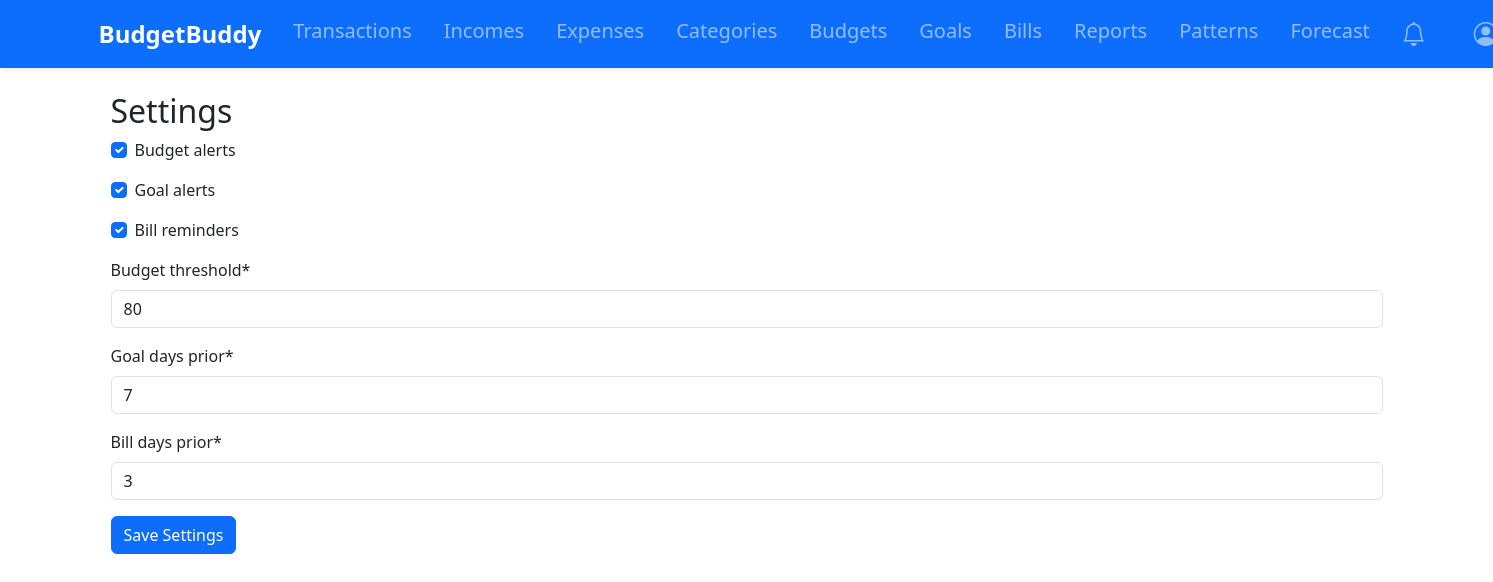
Page /settings/ (signed in) on the committed database.
### tracker/models.py (models this page shows)
class NotificationPreference(models.Model):
    user = models.OneToOneField(User, on_delete=models.CASCADE)
    budget_alerts = models.BooleanField(default=True)
    goal_alerts = models.BooleanField(default=True)
    bill_reminders = models.BooleanField(default=True)
    budget_threshold = models.IntegerField(default=90)
    goal_days_prior = models.IntegerField(default=7)
    bill_days_prior = models.IntegerField(default=3)

### tracker/views.py (the view)
# urls.py: path('settings/', notification_settings, name='notification_settings'),
@login_required
def notification_settings(request):
    prefs = NotificationPreference.objects.get_or_create(user=request.user)[0]
    if request.method == 'POST':
        form = NotificationPreferenceForm(request.POST, instance=prefs)
        if form.is_valid():
            form.save()
            return redirect('dashboard')
    else:
        form = NotificationPreferenceForm(instance=prefs)
    return render(request, 'tracker/notification_settings.html', {'form': form})

### tracker/forms.py
class NotificationPreferenceForm(forms.ModelForm):
    class Meta:
        model = NotificationPreference
        fields = '__all__'
        widgets = {
            'user': forms.HiddenInput()
        }

### tracker/context_processors.py (called while the page is built)
def notifications_count(request):
    if request.user.is_authenticated:
        return {
            'unread_notifications_count': Notification.objects.filter(
                user=request.user,
                is_read=False
            ).count()
        }
    return {'unread_notifications_count': 0}

### tracker/models.py (called while the page is built)
    def __str__(self):
        return f"{self.name} ({self.get_category_type_display()})"

    def progress(self):
        expenses = Transaction.objects.filter(
            user=self.user,
            category=self.category,
            date__gte=self.start_date,
            date__lte=self.end_date
        ).aggregate(total=models.Sum('amount'))['total'] or 0
        return (expenses / self.amount) * 100 if self.amount else 0

    def progress(self):
        return (self.current_amount / self.target_amount) * 100 if self.target_amount else 0

### tracker/utils.py (called while the page is built, shortened)
def should_send_notification(notification_type, user, message):
    now = timezone.now()
    threshold = {
        'BUDGET': timedelta(hours=12),
        'GOAL': timedelta(days=1),
        'BILL': timedelta(days=1)
    }.get(notification_type, timedelta(days=1))
    existing = Notification.objects.filter(
        user=user,
        notification_type=notification_type,
        message=message,
        is_active=True
    ).order_by('-last_sent').first()
    if not existing:
        return True
    if existing.repeat_frequency == 'ONCE':
        return False
    elif existing.repeat_frequency == 'DAILY' and (now - existing.last_sent) >= timedelta(days=1):
        return True
    elif existing.repeat_frequency == 'WEEKLY' and (now - existing.last_sent) >= timedelta(weeks=1):
        return True
    return False

def create_notification(user, message, notification_type, repeat_frequency='ONCE'):
    if should_send_notification(notification_type, user, message):
        Notification.objects.create(
            user=user,
            message=message,
            notification_type=notification_type,
            repeat_frequency=repeat_frequency
        )

def check_bill_reminders(user):
    upcoming_bills = Bill.objects.filter(
        user=user,
        is_paid=False,
        due_date__lte=timezone.now().date() + timedelta(days=7)
    )

### templates/tracker/notification_settings.html (shortened to what this page needs)
{% extends 'base.html' %}
{% load crispy_forms_tags %}
{% block content %}
<div class="container">
    <h2>Settings</h2>
    <form method="post">
        {{ form|crispy }}
        <button type="submit" class="btn btn-primary">Save Settings</button>
    </form>
</div>
{% endblock %}

### rows in the picture
NotificationPreference: budget_alerts "☑", goal_alerts "☑", bill_reminders "☑", budget_threshold "80", goal_days_prior "7", bill_days_prior "3"
